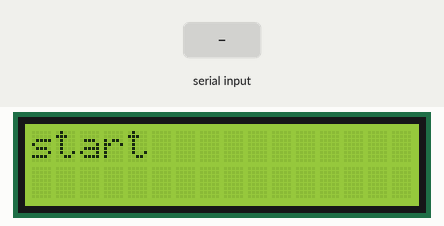
The sketch below on a simulated Arduino Uno, built with avr-gcc and run on an emulated ATmega328P. Parts: 16×2 character LCD. Inputs (shaded band) come from the test bench.

Above: at 1.2 s.
1.3 s: byte 30 received over Serial
At 1.7 s:
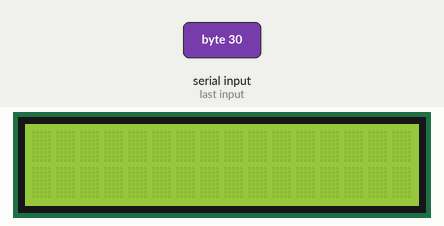
2.9 s: byte 90 received over Serial
At 4.2 s:
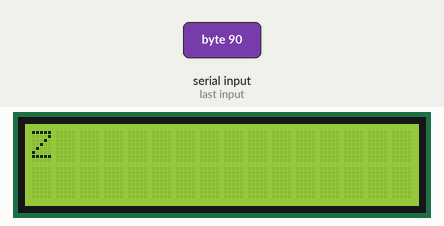
4.5 s: byte 120 received over Serial
At 5.4 s:
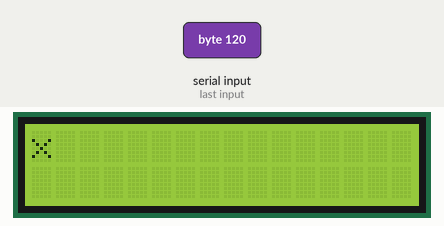
Timing chart, 0 to 7.5 s (numbered marks = the images above; inputs shaded):
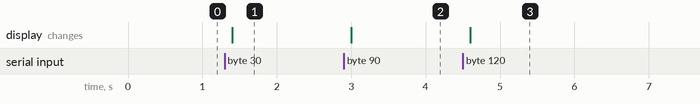

The sketch:

Arduino_code.ino
```cpp
#include <LiquidCrystal.h>

LiquidCrystal lcd(7, 8, 9, 10, 11, 12);

void setup() {
  Serial.begin(9600);
  lcd.begin(16, 2);
  lcd.print("start");
}

void loop() {
  if (Serial.available()) {
    delay(100);
    lcd.clear();
    while (Serial.available() > 0) {
      char c = Serial.read();
      lcd.write(c);
    }
  }
}
```

Measured:
- after the input at 1.3 s, the display: changes after 0.10 s (image 1)
- after the input at 2.9 s, the display: changes after 0.10 s (image 2)
- after the input at 4.5 s, the display: changes after 0.10 s (image 3)
